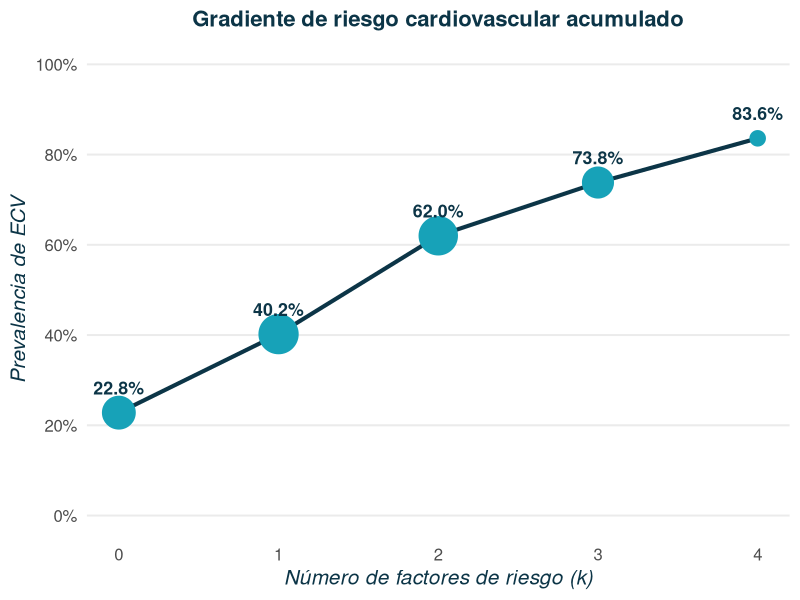

This chart was generated by the following R code:
## ---- chunk 1
#| echo: false
#| fig-width: 6
#| fig-height: 4.2
library(ggplot2)

gradiente <- data.frame(
  k = 0:4,
  prevalencia = c(0.228, 0.402, 0.620, 0.738, 0.836),
  n = c(12841, 21559, 20274, 10907, 2893)
)

ggplot(gradiente, aes(x = k, y = prevalencia)) +
  geom_line(linewidth = 1.4, color = "#0C3547") +
  geom_point(aes(size = n), color = "#17A2B8", fill = "#17A2B8",
             shape = 21, stroke = 1.2) +
  geom_text(
    aes(label = scales::percent(prevalencia, accuracy = 0.1)),
    vjust = -1.4, size = 4.5, fontface = "bold", color = "#0C3547"
  ) +
  scale_y_continuous(
    labels = scales::percent_format(),
    limits = c(0, 1),
    breaks = seq(0, 1, 0.2)
  ) +
  scale_x_continuous(breaks = 0:4) +
  scale_size_continuous(range = c(4, 12)) +
  guides(size = "none") +
  labs(
    title = "Gradiente de riesgo cardiovascular acumulado",
    x = "Número de factores de riesgo (k)",
    y = "Prevalencia de ECV"
  ) +
  theme_minimal(base_size = 15) +
  theme(
    plot.title = element_text(face = "bold", hjust = 0.5,
                              color = "#0C3547", size = 16),
    axis.title = element_text(face = "italic", color = "#0C3547"),
    panel.grid.minor = element_blank(),
    panel.grid.major.x = element_blank()
  )
